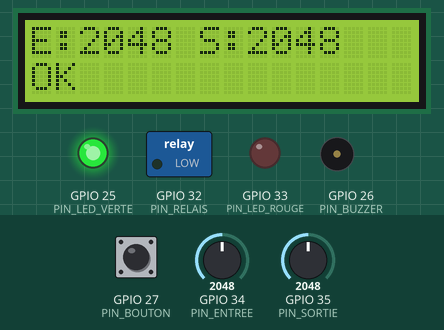
Recording of a sketch running on a simulated ESP32. Parts: 16×2 character LCD, switched loads named in the sketch (green lamp = pin HIGH), output pins drawn as LEDs (lit = HIGH), buzzer (waves = sounding). Dashed ring = blinking. The inputs (shaded band) are chosen by the test bench; at power-on: GPIO 34 (PIN_ENTREE) = 2048, GPIO 35 (PIN_SORTIE) = 2048, GPIO 27 (PIN_BOUTON) HIGH. What the sketch prints to the serial monitor is not drawn.

Above: at 1.2 s.
1.3 s: GPIO 34 (PIN_ENTREE) set to 2497
At 2.2 s:
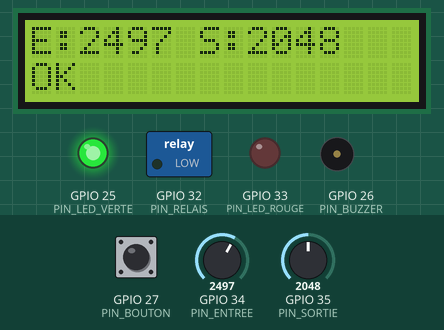
3.0 s: GPIO 34 (PIN_ENTREE) set to 2590
At 3.37 s:
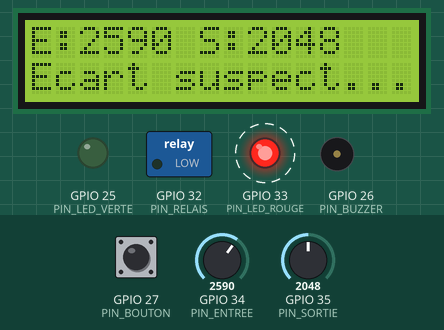
5.0 s: GPIO 35 (PIN_SORTIE) set to 2132
At 6.0 s:
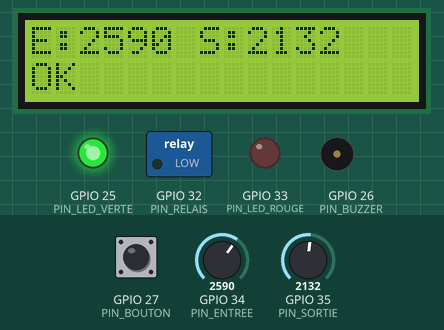
6.5 s: GPIO 35 (PIN_SORTIE) set to 2047
At 7.12 s:
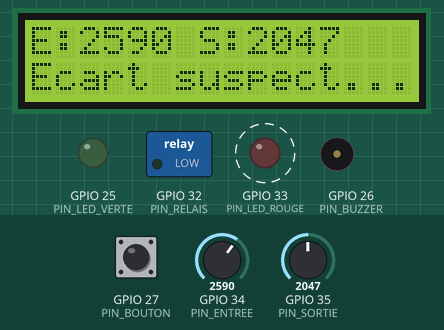
9.5 s: GPIO 34 (PIN_ENTREE) set to 2866
At 10.6 s:
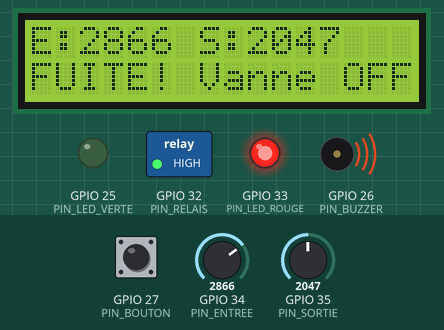
11.0 s: GPIO 27 (PIN_BOUTON) pulled LOW for 0.15 s
At 11.8 s:
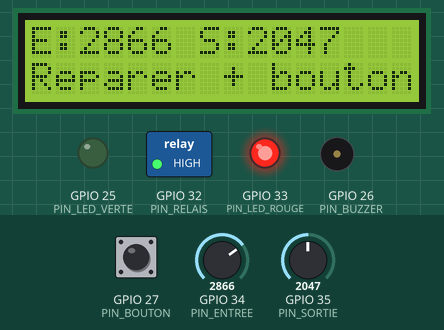
Timing chart, 0 to 13.6 s (numbered marks = the images above; inputs shaded):
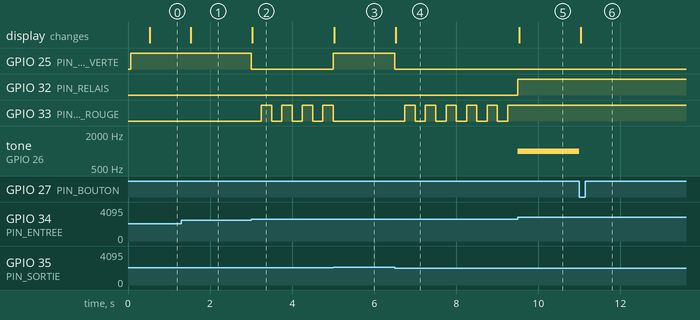

Measured:
- the behaviour switches between 2548 and 2549 on GPIO 34 (PIN_ENTREE) (found by bisection; images 1 and 2)
- the behaviour switches between 2089 and 2090 on GPIO 35 (PIN_SORTIE) (found by bisection; images 2 and 3)
- after the input at 1.3 s, the display: changes after 0.23 s (image 1)
- after the input at 3.0 s, GPIO 25 (PIN_LED_VERTE): HIGH → LOW at once; GPIO 33 (PIN_LED_ROUGE): alternates HIGH for 0.25 s and LOW for 0.25 s, starting after 0.25 s; the display: changes at once (image 2)
- after the input at 5.0 s, GPIO 25 (PIN_LED_VERTE): LOW → HIGH at once; GPIO 32 (PIN_RELAIS): stays LOW (without the input it goes to HIGH after 1.0 s); GPIO 33 (PIN_LED_ROUGE): goes on until 5.0 s, then stays LOW; tone on GPIO 26 (PIN_BUZZER): stays silent (without the input it goes to 1000 Hz after 1.0 s); the display: changes at once (image 3)
- after the input at 6.5 s, GPIO 25 (PIN_LED_VERTE): HIGH → LOW at once; GPIO 33 (PIN_LED_ROUGE): alternates HIGH for 0.25 s and LOW for 0.25 s, starting after 0.25 s; the display: changes at once (image 4)
- after the input at 9.5 s, the display: changes at once (image 5)
- after the input at 11.0 s, tone on GPIO 26 (PIN_BUZZER): 1000 Hz → silent at once; the display: changes at once (image 6)

The sketch:

sketch.ino
```cpp
#include <Wire.h>
#include <LiquidCrystal_I2C.h>

LiquidCrystal_I2C lcd(0x27, 16, 2);

// Broches
const int PIN_ENTREE     = 34;  // debitmetre entree (potentiometre)
const int PIN_SORTIE     = 35;  // debitmetre sortie (potentiometre)
const int PIN_BUZZER     = 26;
const int PIN_BOUTON     = 27;
const int PIN_LED_VERTE  = 25;
const int PIN_LED_ROUGE  = 33;
const int PIN_RELAIS     = 32;  // electrovanne (HIGH = vanne fermee)

// Reglages
const int SEUIL_FUITE = 500;
const unsigned long DUREE_CONFIRMATION = 3000;  // fuite confirmee apres 3 s
const unsigned long PERIODE_AFFICHAGE  = 500;
const unsigned long ANTI_REBOND        = 200;   // ignore les rebonds du bouton

enum Etat { NORMAL, SUSPICION, ALARME, ACQUITTEE };
Etat etat = NORMAL;

unsigned long debutEcart = 0;
unsigned long dernierAffichage = 0;
unsigned long dernierAppui = 0;
bool boutonPrecedent = false;

void setup() {
  Serial.begin(115200);
  lcd.init();
  lcd.backlight();
  pinMode(PIN_BUZZER, OUTPUT);
  pinMode(PIN_BOUTON, INPUT_PULLUP);
  pinMode(PIN_LED_VERTE, OUTPUT);
  pinMode(PIN_LED_ROUGE, OUTPUT);
  pinMode(PIN_RELAIS, OUTPUT);
  digitalWrite(PIN_RELAIS, LOW);  // vanne ouverte au demarrage
}

void afficher(int entree, int sortie, int ecart) {
  char ligne[17];

  snprintf(ligne, sizeof(ligne), "E:%4d S:%4d   ", entree, sortie);
  lcd.setCursor(0, 0);
  lcd.print(ligne);

  const char* message;
  switch (etat) {
    case NORMAL:    message = "OK";               break;
    case SUSPICION: message = "Ecart suspect..."; break;
    case ALARME:    message = "FUITE! Vanne OFF"; break;
    case ACQUITTEE: message = "Reparer + bouton"; break;
  }
  snprintf(ligne, sizeof(ligne), "%-16s", message);
  lcd.setCursor(0, 1);
  lcd.print(ligne);

  Serial.printf("E=%d S=%d ecart=%d | %s\n", entree, sortie, ecart, message);
}

void loop() {
  unsigned long maintenant = millis();

  // 1. LIRE
  int debitEntree = analogRead(PIN_ENTREE);
  int debitSortie = analogRead(PIN_SORTIE);
  int ecart = abs(debitEntree - debitSortie);
  bool fuite = ecart > SEUIL_FUITE;

  // Detection de l'instant de l'appui (front) + anti-rebond
  bool boutonEnfonce = digitalRead(PIN_BOUTON) == LOW;
  bool appui = false;
  if (boutonEnfonce && !boutonPrecedent && maintenant - dernierAppui > ANTI_REBOND) {
    appui = true;
    dernierAppui = maintenant;
  }
  boutonPrecedent = boutonEnfonce;

  // 2. DECIDER (machine a etats)
  switch (etat) {
    case NORMAL:
      if (fuite) {
        etat = SUSPICION;
        debutEcart = maintenant;
      }
      break;

    case SUSPICION:
      if (!fuite) etat = NORMAL;
      else if (maintenant - debutEcart >= DUREE_CONFIRMATION) etat = ALARME;
      break;

    case ALARME:
      if (appui) etat = ACQUITTEE;   // 1er appui : on coupe le son
      break;

    case ACQUITTEE:
      if (appui) etat = NORMAL;      // 2e appui : reparation faite, on rouvre
      break;
  }

  // 3. AGIR
  bool clignote = (maintenant / 250) % 2;  // alterne toutes les 250 ms

  digitalWrite(PIN_LED_VERTE, etat == NORMAL);
  digitalWrite(PIN_LED_ROUGE, etat == SUSPICION ? clignote
                             : (etat == ALARME || etat == ACQUITTEE));
  digitalWrite(PIN_RELAIS, etat == ALARME || etat == ACQUITTEE);  // vanne fermee

  if (etat == ALARME) tone(PIN_BUZZER, 1000);
  else noTone(PIN_BUZZER);

  if (maintenant - dernierAffichage >= PERIODE_AFFICHAGE) {
    dernierAffichage = maintenant;
    afficher(debitEntree, debitSortie, ecart);
  }
}
```
